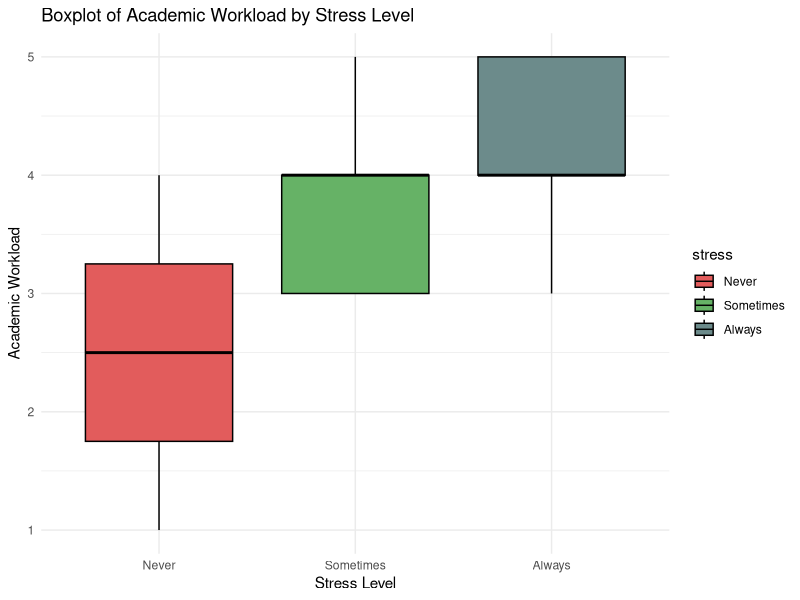
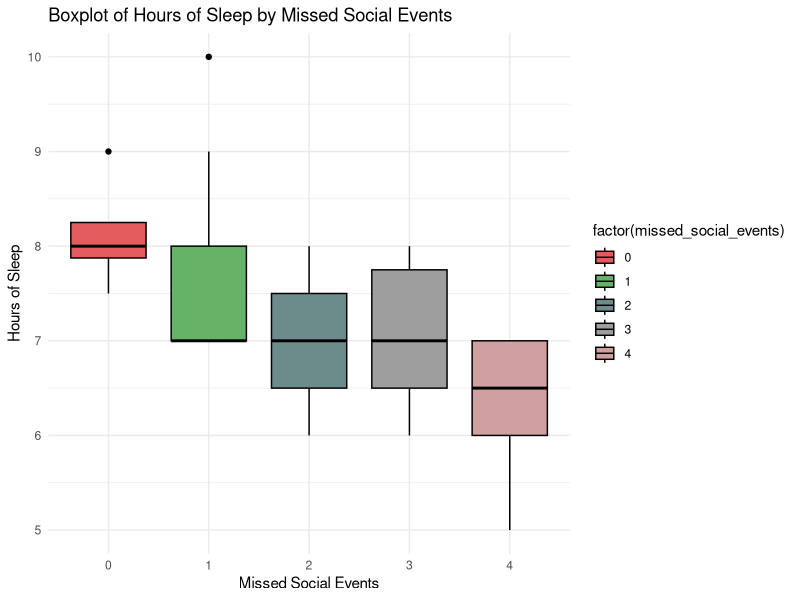
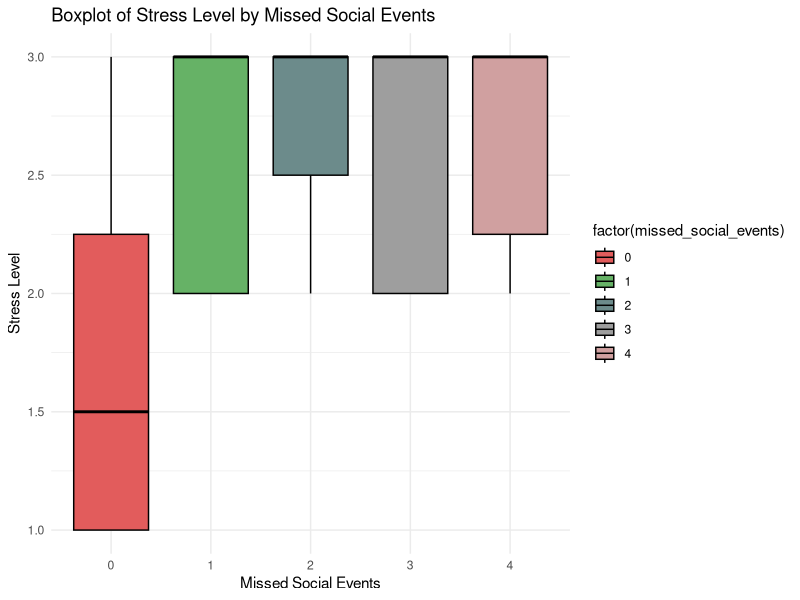
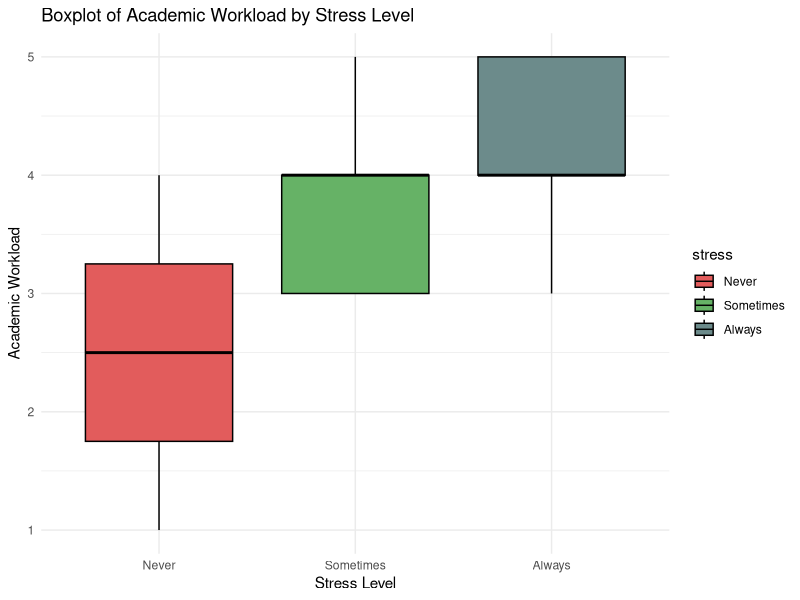
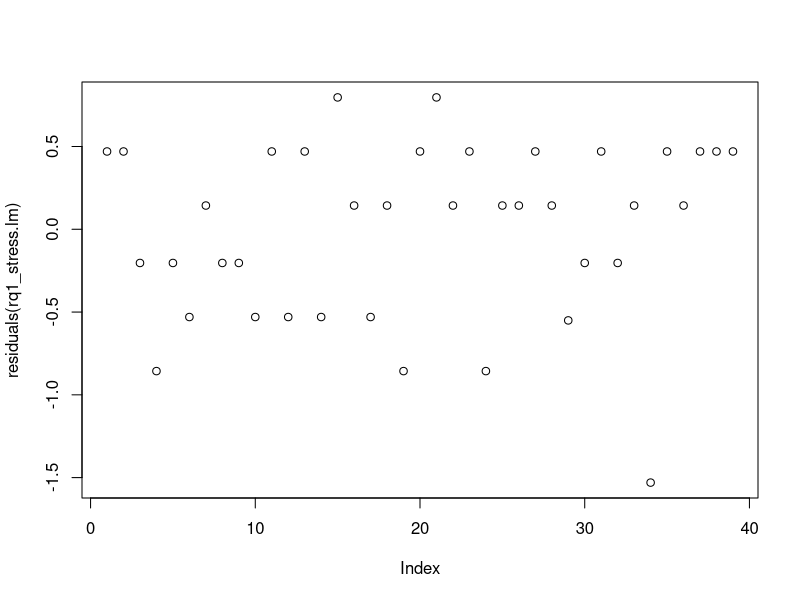
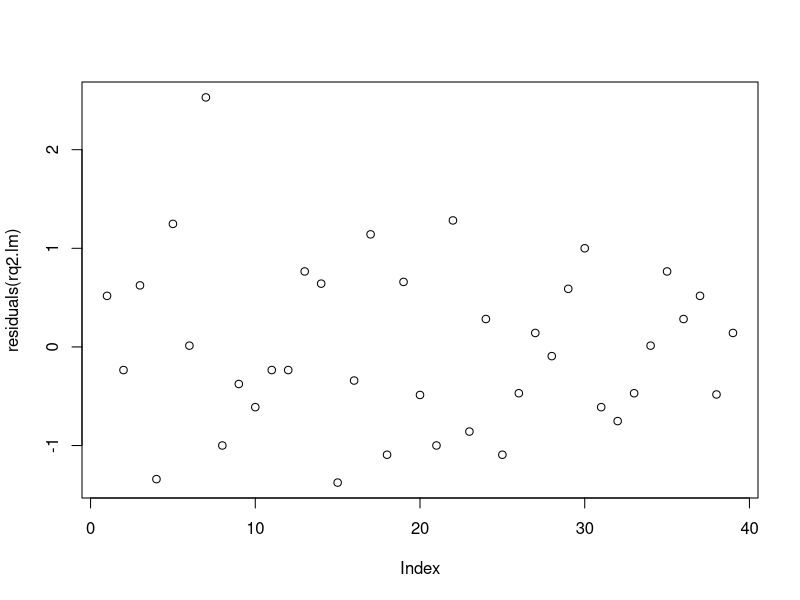
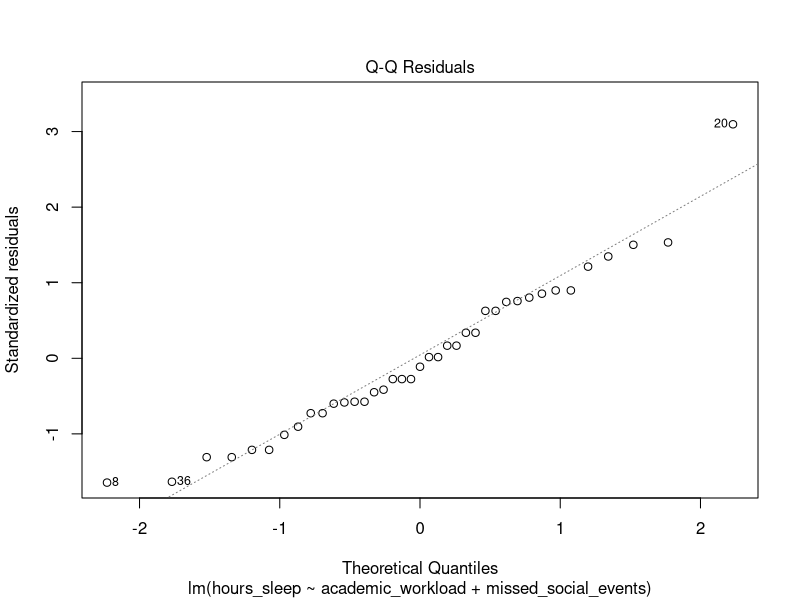
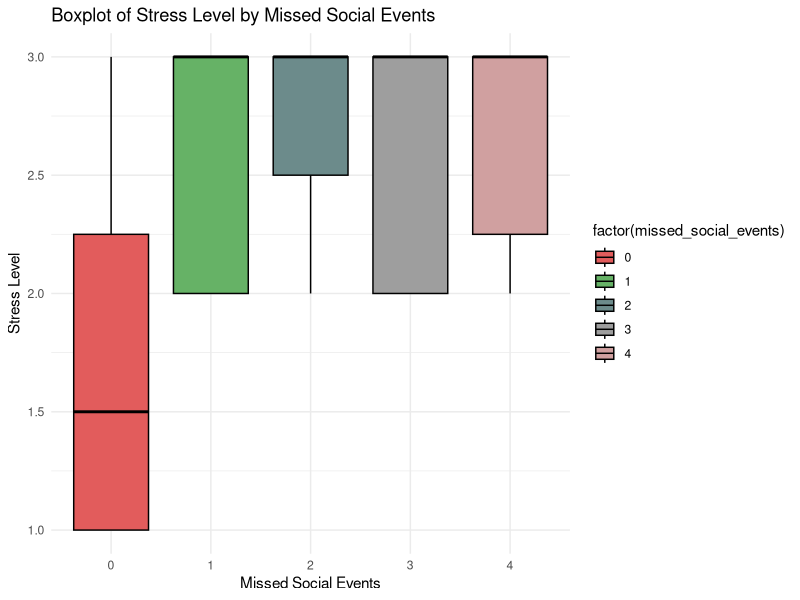

Reproduce these figures in R, in order.
## ---- chunk 1
my_data = read.csv('STA304 Group Project Dataset.csv', header = TRUE, sep=',')
# my_data

# Remove the column 'X'
data_cleaned <- my_data[, !(names(my_data) == "X")]
# Remove fake responses: rows 3 and 12
data_cleaned <- data_cleaned[-c(3, 12),]
# data_cleaned

# Calculating sample size
N = 200
B = .29
D = (B^2)/4
# sigma = sd(data_cleaned$academic_workload)
sigma2 = (max(data_cleaned$academic_workload) - min(data_cleaned$academic_workload))/4
# n = ceiling((N*sigma^2) / ((N-1)*D + sigma^2))
n = ceiling((N*sigma2) / ((N-1)*D + sigma2))
# sigma2
n

# Select a random sample of n rows
set.seed(1)
random_indices <- sample(1:nrow(data_cleaned), n)
sample_data <- data_cleaned[random_indices, ]
# sample_data
attach(sample_data)
## ---- chunk 2
# Research Question 1 - Boxplot
library(ggplot2)

# sample_data$stress <- factor(sample_data$stress, levels = c("Never", "Sometimes", "Always"))
# boxplot_plot <- ggplot(sample_data, aes(x = factor(stress), y = academic_workload)) +
#   geom_boxplot(fill = "#56B4E9", color = "black") +
#   labs(title = "Boxplot of Academic Workload by Stress Level",
#        x = "Stress Level",
#        y = "Academic Workload") +
#   theme_minimal()

sample_data$stress <- factor(sample_data$stress, levels = c("Never", "Sometimes", "Always"))
boxplot_plot <- ggplot(sample_data, aes(x = factor(stress), y = academic_workload, fill = stress)) +
  geom_boxplot(color = "black") +
  scale_fill_manual(values = c("Never" = "#E25C5C", "Sometimes" = "#66B266", "Always" = "#6C8B8B")) +
  labs(title = "Boxplot of Academic Workload by Stress Level",
       x = "Stress Level",
       y = "Academic Workload") +
  theme_minimal()

print(boxplot_plot)

# Save the plot as a PNG file
ggsave("boxplot_academic_workload_by_stress.png", plot = boxplot_plot, width = 8, height = 6, dpi = 300)
## ---- chunk 3
# Research Question 1 - Simple Linear Regression
sample_data$stress_numeric <- as.numeric(factor(sample_data$stress, levels = c("Never", "Sometimes", "Always")))
rq1_stress.lm = lm(stress_numeric ~ academic_workload, data = sample_data)
summary(rq1_stress.lm)
## ---- chunk 4
# Assumptions for Research Question 1 - Simple Linear Regression
png("residuals_rq1.png", width = 800, height = 600)
# Plot code goes here, for example:
plot(residuals(rq1_stress.lm))
dev.off()
## ---- chunk 5
# Research Question 2 - Boxplot
# boxplot_plot <- ggplot(sample_data, aes(x = factor(missed_social_events), y = hours_sleep)) +
#   geom_boxplot(fill = "#56B4E9", color = "black") +  # Customize the colors if desired
#   labs(title = "Boxplot of Hours of Sleep by Missed Social Events",
#        x = "Missed Social Events",
#        y = "Hours of Sleep") +
#   theme_minimal()

boxplot_plot <- ggplot(sample_data, aes(x = factor(missed_social_events), y = hours_sleep, fill = factor(missed_social_events))) +
  geom_boxplot(color = "black") +
  scale_fill_manual(values = c("0" = "#E25C5C", "1" = "#66B266", "2" = "#6C8B8B", "3" = "#9E9E9E", "4" = "#D0A0A0")) +
  labs(title = "Boxplot of Hours of Sleep by Missed Social Events",
       x = "Missed Social Events",
       y = "Hours of Sleep") +
  theme_minimal()
  
print(boxplot_plot)

# Save the plot as a PNG file
# ggsave("boxplot_hours_sleep_by_missed_social_events.png", plot = boxplot_plot, width = 8, height = 6, dpi = 300)
## ---- chunk 6
# Research Question 2 - Multiple Linear Regression
rq2.lm = lm(hours_sleep ~ academic_workload + missed_social_events, data = sample_data)
summary(rq2.lm)
## ---- chunk 7
# Assumptions for Research Question 2 - Multiple Linear Regression
png("residuals_rq2.png", width = 800, height = 600)
# Plot code goes here, for example:
plot(residuals(rq2.lm))
dev.off()
## ---- chunk 8
# Assumptions for Research Question 2 - Multiple Linear Regression
png("qq_rq2.png", width = 800, height = 600)
# Plot code goes here, for example:
plot(rq2.lm, which=2)
dev.off()
## ---- chunk 9
# Assumptions for Research Question 2 - Multiple Linear Regression
library(car)
vif(rq2.lm)
## ---- chunk 10
# Research Question 3 - Boxplot
# boxplot_plot <- ggplot(sample_data, aes(x = factor(missed_social_events), y = stress_numeric)) +
#   geom_boxplot(fill = "#56B4E9", color = "black") +
#   labs(title = "Boxplot of Missed Social Events by Stress Level",
#        x = "Missed Social Events",
#        y = "Stress Level") +
#   theme_minimal()

boxplot_plot <- ggplot(sample_data, aes(x = factor(missed_social_events), y = stress_numeric, fill = factor(missed_social_events))) +
  geom_boxplot(color = "black") +
  scale_fill_manual(values = c("0" = "#E25C5C", "1" = "#66B266", "2" = "#6C8B8B", "3" = "#9E9E9E", "4" = "#D0A0A0")) +
  labs(title = "Boxplot of Stress Level by Missed Social Events",
       x = "Missed Social Events",
       y = "Stress Level") +
  theme_minimal()

print(boxplot_plot)

# Save the plot as a PNG file
ggsave("boxplot_missed_social_events_by_stress.png", plot = boxplot_plot, width = 8, height = 6, dpi = 300)
## ---- chunk 11
# Research Question 3 - Multiple Linear Regression
rq3.lm <- lm(stress_numeric ~ missed_social_events + living_situation, data = sample_data)
summary(rq3.lm)
## ---- chunk 12
# Assumptions for Research Question 3 - Multiple Linear Regression
png("residuals_rq3.png", width = 800, height = 600)
# Plot code goes here, for example:
plot(residuals(rq3.lm))
dev.off()
## ---- chunk 13
# Assumptions for Research Question 3 - Multiple Linear Regression
library(car)
vif(rq3.lm)
